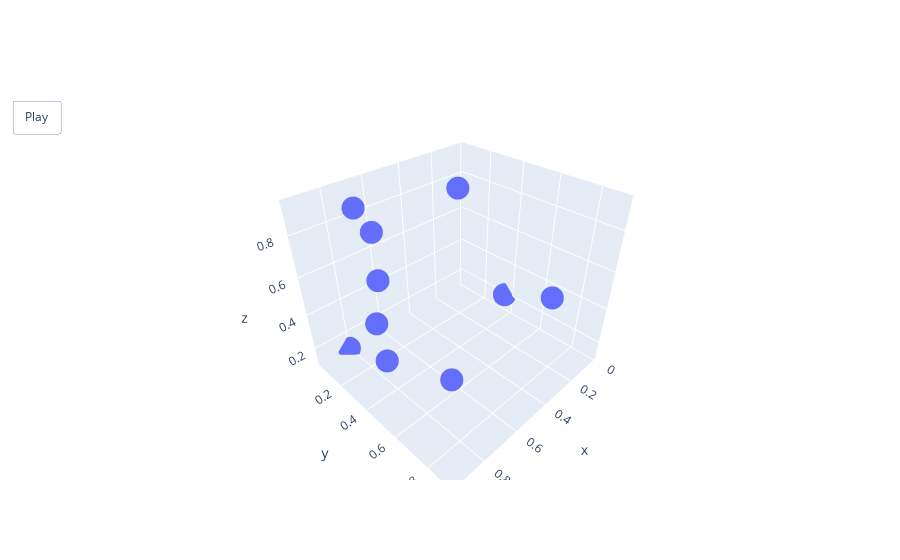

Notebook code cell kept with this figure:
### Code cell
import plotly.express as px
import plotly.graph_objs as go
import numpy as np

def animate_particles(positions):
    N, M, _ = positions.shape

    frames = [go.Frame(
        data=[go.Scatter3d(x=positions[i, :, 0], y=positions[i, :, 1], z=positions[i, :, 2],
                          mode='markers')],
        name=str(i)
    ) for i in range(N)]

    figure = go.Figure(
        data=[go.Scatter3d(x=positions[0, :, 0], y=positions[0, :, 1], z=positions[0, :, 2],
                         mode='markers')],
        frames=frames,
        layout=go.Layout(
            updatemenus=[dict(type='buttons',
                              showactive=False,
                              buttons=[dict(label='Play',
                                            method='animate',
                                            args=[None, dict(frame=dict(duration=50, redraw=False),
                                                             transition=dict(duration=0),
                                                             fromcurrent=True)])])]
        )
    )

    figure.show()

# Example usage:
N = 100  # number of time steps
M = 10   # number of particles
positions = np.random.rand(N, M, 3)
animate_particles(positions)

### Figure 1 — Plotly figure (JSON) as saved in the notebook; plotly's stock layout.template omitted (floating-point values rounded to 4 significant figures)
{"data": [{"mode": "markers", "type": "scatter3d", "x": [0.2178, 0.0178, 0.7874, 0.8158, 0.7276, 0.6525, 0.8909, 0.9454, 0.22, 0.676], "y": [0.7798, 0.3632, 0.2133, 0.03583, 0.2294, 0.0553, 0.4768, 0.9054, 0.2056, 0.1453], "z": [0.5046, 0.2068, 0.9272, 0.1175, 0.5747, 0.1913, 0.3836, 0.6336, 0.8367, 0.7561]}], "layout": {"updatemenus": [{"buttons": [{"args": [null, {"frame": {"duration": 50, "redraw": false}, "fromcurrent": true, "transition": {"duration": 0}}], "label": "Play", "method": "animate"}], "showactive": false, "type": "buttons"}]}}
